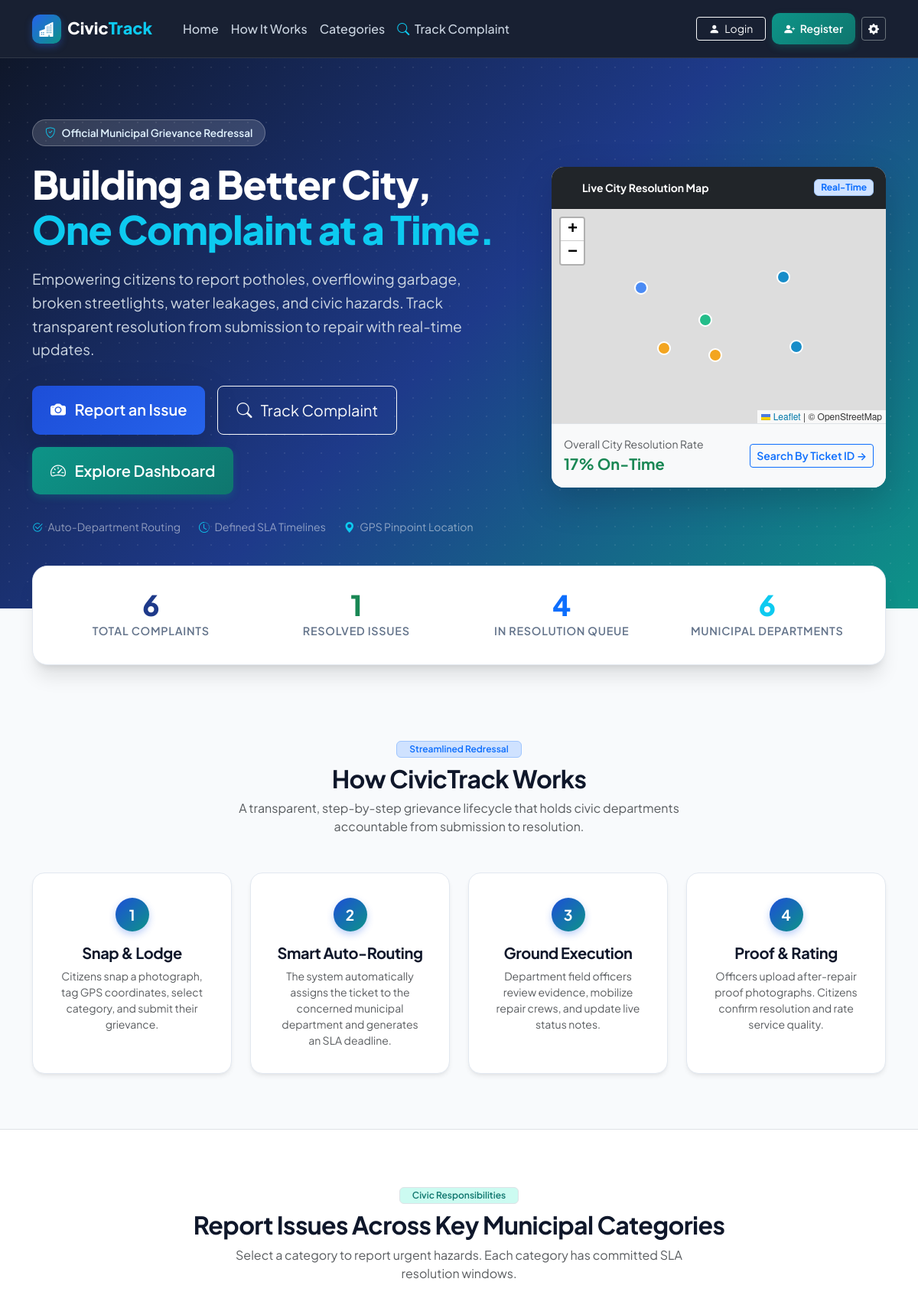
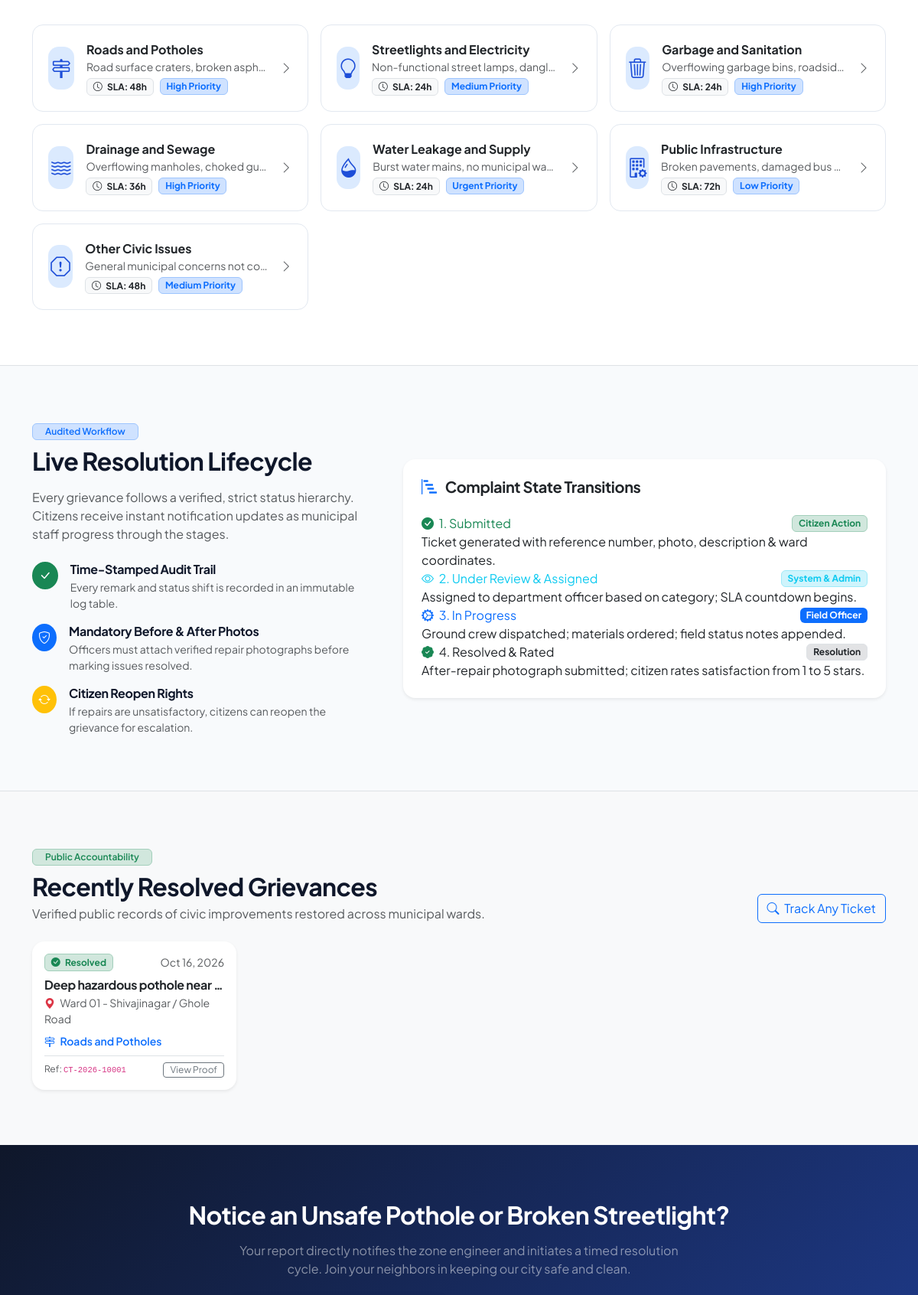
The page / (upper part) on the database its author committed (2 pictures, top to bottom).
### tables this page shows
CREATE TABLE `complaint_categories` (
    `category_id` INT AUTO_INCREMENT PRIMARY KEY,
    `category_name` VARCHAR(100) NOT NULL UNIQUE,
    `dept_id` INT NOT NULL,
    `sla_hours` INT NOT NULL DEFAULT 48 COMMENT 'Expected resolution time in hours',
    `default_priority` ENUM('Low', 'Medium', 'High', 'Urgent') DEFAULT 'Medium',
    `icon_class` VARCHAR(60) DEFAULT 'bi-exclamation-triangle',
    `description` VARCHAR(255) NULL,
    `is_active` TINYINT(1) DEFAULT 1,
    `created_at` TIMESTAMP DEFAULT CURRENT_TIMESTAMP,
    FOREIGN KEY (`dept_id`) REFERENCES `departments`(`dept_id`) ON DELETE RESTRICT,
    INDEX `idx_cat_dept` (`dept_id`)
);

CREATE TABLE `complaints` (
    `complaint_id` INT AUTO_INCREMENT PRIMARY KEY,
    `reference_number` VARCHAR(30) NOT NULL UNIQUE,
    `citizen_id` INT NOT NULL,
    `category_id` INT NOT NULL,
    `dept_id` INT NOT NULL,
    `title` VARCHAR(200) NOT NULL,
    `description` TEXT NOT NULL,
    `priority` ENUM('Low', 'Medium', 'High', 'Urgent') DEFAULT 'Medium',
    `image_url` VARCHAR(255) NULL,
    `latitude` DECIMAL(10, 8) NULL,
    `longitude` DECIMAL(11, 8) NULL,
    `address` TEXT NOT NULL,
    `ward` VARCHAR(60) NULL,
    `status` ENUM('Submitted', 'Under Review', 'Assigned', 'In Progress', 'Resolved', 'Closed', 'Reopened') DEFAULT 'Submitted',
    `assigned_officer_id` INT NULL,
    `sla_deadline` DATETIME NOT NULL,
    `created_at` TIMESTAMP DEFAULT CURRENT_TIMESTAMP,
    `updated_at` TIMESTAMP DEFAULT CURRENT_TIMESTAMP ON UPDATE CURRENT_TIMESTAMP,
    `resolved_at` DATETIME NULL,
    FOREIGN KEY (`citizen_id`) REFERENCES `users`(`user_id`) ON DELETE CASCADE,
    FOREIGN KEY (`category_id`) REFERENCES `complaint_categories`(`category_id`) ON DELETE RESTRICT,
    FOREIGN KEY (`dept_id`) REFERENCES `departments`(`dept_id`) ON DELETE RESTRICT,
    FOREIGN KEY (`assigned_officer_id`) REFERENCES `users`(`user_id`) ON DELETE SET NULL,
    INDEX `idx_comp_ref` (`reference_number`),
    INDEX `idx_comp_status` (`status`),
    INDEX `idx_comp_dept` (`dept_id`),
    INDEX `idx_comp_citizen` (`citizen_id`),
    INDEX `idx_comp_ward` (`ward`),
    INDEX `idx_comp_sla` (`sla_deadline`)
);

### index.php (the view, shortened to what the rows shown need)
<?php
require_once __DIR__ . '/includes/functions.php';
$stats = [
    'total_complaints' => 0,
    'resolved_complaints' => 0,
    'in_progress' => 0,
    'resolution_rate' => 0,
    'active_citizens' => 0,
    'departments_count' => 0
];
$recentResolved = [];
$categories = [];
try {
    $pdo = getDbConnection();
    $stmt = $pdo->query("SELECT COUNT(*) FROM complaints");
    $stats['total_complaints'] = (int)$stmt->fetchColumn();
    $stmt = $pdo->query("SELECT COUNT(*) FROM complaints WHERE status = 'Resolved'");
    $stats['resolved_complaints'] = (int)$stmt->fetchColumn();
    $stmt = $pdo->query("SELECT COUNT(*) FROM complaints WHERE status IN ('Under Review', 'Assigned', 'In Progress')");
    $stats['in_progress'] = (int)$stmt->fetchColumn();
    $stmt = $pdo->query("SELECT COUNT(*) FROM users WHERE role = 'citizen'");
    $stats['active_citizens'] = (int)$stmt->fetchColumn();
    $stmt = $pdo->query("SELECT COUNT(*) FROM departments WHERE is_active = 1");
    $stats['departments_count'] = (int)$stmt->fetchColumn();
    if ($stats['total_complaints'] > 0) {
        $stats['resolution_rate'] = round(($stats['resolved_complaints'] / $stats['total_complaints']) * 100);
    }
    $stmt = $pdo->query("
        SELECT c.complaint_id, c.reference_number, c.title, c.ward, c.resolved_at,
               cat.category_name, cat.icon_class, d.dept_name
        FROM complaints c
        JOIN complaint_categories cat ON c.category_id = cat.category_id
        JOIN departments d ON c.dept_id = d.dept_id
        WHERE c.status = 'Resolved'
        ORDER BY c.resolved_at DESC
        LIMIT 4
    ");
    $recentResolved = $stmt->fetchAll();
    $stmt = $pdo->query("SELECT * FROM complaint_categories WHERE is_active = 1 ORDER BY category_id ASC");
    $categories = $stmt->fetchAll();
} catch (Exception $e) {
}
require_once __DIR__ . '/includes/header.php';
?>
<section class="hero-civic">
    <div class="container position-relative">
        <div class="row align-items-center g-5">
            <div class="col-lg-7">
                <h1 class="hero-title">
                    Building a Better City, <br>
                    <span class="text-info">One Complaint at a Time.</span>
                </h1>
            </div>
        </div>
    </div>
</section>
<div class="container">
    <div class="stats-banner">
        <div class="row g-4 text-center">
            <div class="col-6 col-md-3">
                <div class="stat-number text-success"><?= number_format($stats['resolved_complaints']) ?></div>
                <div class="stat-label">Resolved Issues</div>
            </div>
        </div>
    </div>
</div>
<section id="how-it-works" class="py-5 mt-4">
    <div class="container py-4">
        <div class="text-center mb-5">
            <h2 class="fw-bold">How CivicTrack Works</h2>
        </div>
    </div>
</section>
<section id="categories" class="py-5 bg-white border-top border-bottom">
    <div class="container py-4">
        <div class="text-center mb-5">
            <h2 class="fw-bold">Report Issues Across Key Municipal Categories</h2>
        </div>
        <div class="row g-3">
            <?php if (!empty($categories)): ?>
                <?php foreach ($categories as $cat): ?>
                    <div class="col-md-6 col-lg-4">
                        <a href="citizen/lodge-complaint.php?category=<?= $cat['category_id'] ?>" class="category-card">
                            <div class="feature-icon-wrapper icon-blue mb-0">
                                <i class="bi <?= e($cat['icon_class'] ?: 'bi-exclamation-triangle') ?>"></i>
                            </div>
                            <div class="flex-grow-1 overflow-hidden">
                                <div class="fw-bold text-dark text-truncate"><?= e($cat['category_name']) ?></div>
                                <div class="small text-muted text-truncate"><?= e($cat['description']) ?></div>
                                <div class="d-flex align-items-center gap-2 mt-1">
                                    <span class="badge bg-light text-dark border small" style="font-size:0.75rem;">
                                        <i class="bi bi-clock me-1"></i> SLA: <?= (int)$cat['sla_hours'] ?>h
                                    </span>
                                    <span class="badge bg-primary-subtle text-primary border border-primary-subtle small" style="font-size:0.75rem;">
                                        <?= e($cat['default_priority']) ?> Priority
                                    </span>
                                </div>
                            </div>
                            <i class="bi bi-chevron-right text-muted"></i>
                        </a>
                    </div>
                <?php endforeach; ?>
            <?php else: ?>
                <div class="col-12 text-center py-4 text-muted">
                    <p>No categories loaded yet. Please run the <a href="setup.php">Database Setup Installer</a>.</p>
                </div>
            <?php endif; ?>
        </div>
    </div>
</section>
<section class="py-5">
    <div class="container py-4">
        <div class="row align-items-center g-5">
            <div class="col-lg-5">
                <h2 class="fw-bold mb-3">Live Resolution Lifecycle</h2>
            </div>
        </div>
    </div>
</section>
<section class="py-5 bg-light border-top">
    <div class="container py-4">
        <div class="d-flex flex-wrap justify-content-between align-items-end mb-4">
            <div>
                <h2 class="fw-bold mb-1">Recently Resolved Grievances</h2>
            </div>
        </div>
        <?php if (!empty($recentResolved)): ?>
            <div class="row g-3">
                <?php foreach ($recentResolved as $res): ?>
                    <div class="col-md-6 col-lg-3">
                        <div class="card h-100 border-0 shadow-sm rounded-4 overflow-hidden bg-white">
                            <div class="card-body p-3">
                                <div class="d-flex justify-content-between align-items-center mb-2">
                                    <span class="badge bg-success-subtle text-success border border-success-subtle">
                                        <i class="bi bi-check-circle-fill me-1"></i> Resolved
                                    </span>
                                    <small class="text-muted"><?= timeAgo($res['resolved_at']) ?></small>
                                </div>
                                <h6 class="fw-bold text-dark text-truncate mb-1" title="<?= e($res['title']) ?>">
                                    <?= e($res['title']) ?>
                                </h6>
                                <p class="small text-muted mb-2">
                                    <i class="bi bi-geo-alt-fill text-danger me-1"></i> <?= e($res['ward']) ?>
                                </p>
                                <div class="small text-primary fw-semibold mb-2">
                                    <i class="bi <?= e($res['icon_class'] ?: 'bi-tag') ?> me-1"></i> <?= e($res['category_name']) ?>
                                </div>
                                <div class="pt-2 border-top d-flex justify-content-between align-items-center">
                                    <span class="text-muted" style="font-size:0.75rem;">Ref: <code><?= e($res['reference_number']) ?></code></span>
                                    <a href="track.php?ref=<?= urlencode($res['reference_number']) ?>" class="btn btn-sm btn-outline-secondary py-0 px-2" style="font-size:0.75rem;">
                                        View Proof
                                    </a>
                                </div>
                            </div>
                        </div>
                    </div>
                <?php endforeach; ?>
            </div>
        <?php endif; ?>
    </div>
</section>
<section class="py-5" style="background: linear-gradient(135deg, #0f172a 0%, #1e3a8a 100%); color: #ffffff;">
    <div class="container py-4 text-center">
        <h2 class="fw-bold text-white mb-3">Notice an Unsafe Pothole or Broken Streetlight?</h2>
    </div>
</section>
<?php require_once __DIR__ . '/includes/footer.php'; ?>

### rows shown on the page
complaint_categories: is_active "1", category_name "Public Infrastructure", description "Broken pavements, damaged bus…", sla_hours "72", default_priority "Low"
complaint_categories: category_name "Roads and Potholes", description "Road surface craters, broken asph…", sla_hours "48", default_priority "High"
complaint_categories: category_name "Streetlights and Electricity", description "Non-functional street lamps, dangl…", sla_hours "24", default_priority "Medium"
complaint_categories: category_name "Garbage and Sanitation", description "Overflowing garbage bins, roadsid…", sla_hours "24", default_priority "High"
complaint_categories: category_name "Drainage and Sewage", description "Overflowing manholes, choked gu…", sla_hours "36", default_priority "High"
complaint_categories: category_name "Water Leakage and Supply", description "Burst water mains, no municipal wa…", sla_hours "24", default_priority "Urgent"
complaint_categories: category_name "Other Civic Issues", description "General municipal concerns not co…", sla_hours "48", default_priority "Medium"
complaints: resolved_at "Oct 16, 2026", title "Deep hazardous pothole near…", ward "Ward 01 - Shivajinagar / Ghole Road", category.category_name "Roads and Potholes", reference_number "CT-2026-10001"

### other values the page prints
$stats['resolution_rate'] "17"
$stats['total_complaints'] "6"
$stats['in_progress'] "4"
$stats['departments_count'] "6"
